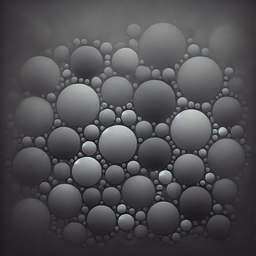
#> input picture final_and_homework_samart/final_and_homework/homework_1_1/quiz2/image/dark_image.png, 256 x 256 px, shrunk from 1024 x 1024 before the run
$ python quiz2.py
#> lines starting #> are read from the running program, lines starting #| are printed output that depends on the picture; after the words box and inside, x2 and y2 are one past the last pixel; in counts of white or black regions, pixels touching at a corner belong together
### final_and_homework_samart/final_and_homework/homework_1_1/utils.py
import numpy as np
import cv2
import matplotlib.pyplot as plt
import math

# [9 lines left out: functions plt_show_image, cv_show, not called in this run]

def normalize(img):
    img_norm = img.astype(np.float16)
    img_norm = img_norm/np.amax(img_norm) #หาค่าสูงสุดของพิเซลในภาพ และทำให้อยู่ในช่วง 0-1
    return img_norm

def power_gamma(gamma,img,c=255.0):
    img_norm = normalize(img)
    gamma_img = (img_norm**gamma)*c #ค่า gamma < 1 ภาพสว่าง gamma > 1 ภาพมืด
    gamma_img = gamma_img.astype(np.uint8)
    return gamma_img

def edge_operator_meth(img, k):
    f = img.copy().astype(np.float16)
    out = np.zeros_like(img, dtype = 'float16')
    mask_gx = np.array([[-1, 0, 1], [-k, 0, k], [-1, 0, 1]] , dtype = 'float16')
    mask_gy = np.array([[-1, -k, -1], [0, 0, 0], [1, k, 1]] , dtype = 'float16')

    sz, sz = mask_gx.shape
    bd = sz // 2
    (m,n) = f.shape
    for i in range(bd,m-bd):
        for j in range(bd,n-bd):
            gx, gy = 0., 0.
            sub_f = f[i - bd : i + bd + 1, j - bd : j + bd + 1]
            gx = np.multiply(sub_f, mask_gx).sum() # หาความชันแนวนอน
            gy = np.multiply(sub_f, mask_gy).sum() # หาความชันแนวตั้ง
            out[i,j] = np.sqrt(gx**2 + gy**2) # หาขนาดของขอบ
    out[out>255.0] = 255.0
    return out.astype(np.uint8)

def equalized(gamma_img):
    hist, _ = np.histogram(gamma_img.flatten(), 256, [0,256])
    cdf = hist.cumsum()
    cdf_m = np.ma.masked_equal(cdf, 0)
    cdf_m = ((cdf_m - cdf_m.min())  / (cdf_m.max() - cdf_m.min()))*255
    cdf_m = np.ma.filled(cdf_m, 0).astype('uint8')
    equalized_image = cdf_m[gamma_img]
    return equalized_image

# [19 lines left out: function otsu, not called in this run]

def show_histogram(hist):
    plt.plot(hist)
    plt.show()

# [160 lines left out: functions histogram, split_sub_image, rgb_to_hsv, rgb_to_cmyk, avg_blur, split_4_img and 2 more, not called in this run]

### final_and_homework_samart/final_and_homework/homework_1_1/quiz2/quiz2.py
import sys
sys.path.append('../')
import cv2
import utils

def process(img,gamma):
    gamma_img = utils.power_gamma(gamma,img)
    equalized_image = utils.equalized(gamma_img)
    img_edge = utils.edge_operator_meth(equalized_image,2)
    return img_edge

def select(img,edge=0,power_gamma=0,equalized=0,gamma=1):
    if equalized:
        img = utils.equalized(img)

    if power_gamma:
        img = utils.power_gamma(gamma,img)

    if edge:
        img = utils.edge_operator_meth(img,2)

    return img

def main():
    #quiz 2.1 ภาพมืดปรับให้สว่างแล้วหาขอบ
    img_dark_1 = cv2.imread("./image/dark_image.png",0)
#> img_dark_1: shape (256, 256); min 2, max 234, mean 79
    img_dark_2 = process(img_dark_1,0.5)
#> in power_gamma, `gamma_img = (img_norm**gamma)*c`:
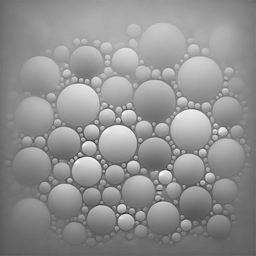
#> gamma_img: shape (256, 256) float16; min 23.58, max 255, mean 144.9
#> in equalized, `hist, _ = np.histogram(gamma_img.flatten(), 256, [0,256])`: hist = 256 values, max 1230 at index 170, min 0 at index 0, mean 256
#> in equalized, `cdf = hist.cumsum()`: cdf = 256 values from 0 to 65536
#> in equalized, `cdf_m = np.ma.filled(cdf_m, 0).astype('uint8')`: cdf_m = 256 values from 0 to 255
#> in edge_operator_meth, `out[out>255.0] = 255.0`: out: shape (256, 256) float16; min 0, max 255, mean 77.6
    # utils.cv_show(img_dark_2)
    cv2.imwrite('./out/dark/dark_image_quiz_2_1.png',img_dark_2)
    cv2.imwrite('./out/dark/dark_image_quiz_2_1_concat.png',cv2.hconcat([img_dark_1,img_dark_2]))

    # quiz 2.2 ภาพสว่างปรับให้มืด
    img_bright_1 = cv2.imread("./image/bright_image.png",0)
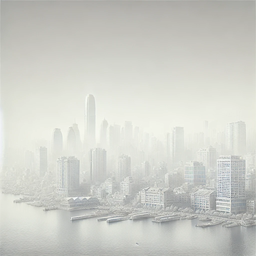
#> input picture final_and_homework_samart/final_and_homework/homework_1_1/quiz2/image/bright_image.png, 256 x 256 px, shrunk from 1024 x 1024 before the run
#> img_bright_1: shape (256, 256); min 127, max 248, mean 206
    img_bright_2 = process(img_bright_1,5)
#> call 2 of power_gamma, with gamma = 5, c = 255
#> in power_gamma (call 2), `gamma_img = (img_norm**gamma)*c`:
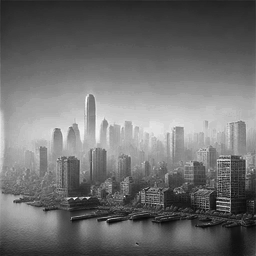
#> gamma_img: shape (256, 256) float16; min 8.98, max 255, mean 111.3
#> in edge_operator_meth (call 2), `out[out>255.0] = 255.0`: out: shape (256, 256) float16; min 0, max 255, mean 53.4
    # utils.cv_show(img_bright_2)
    cv2.imwrite('./out/bright/bright_image_quiz_2_2.png',img_bright_2)
    cv2.imwrite('./out/bright/bright_image_quiz_2_2_concat.png',cv2.hconcat([img_bright_1,img_bright_2]))
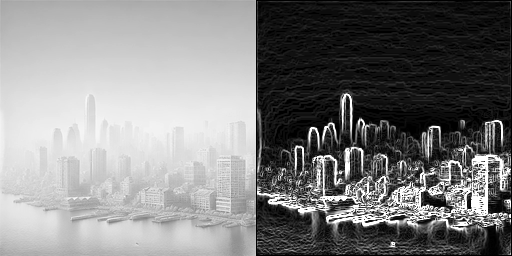
#> saved as bright_image_quiz_2_2_concat.png: shape (256, 512); min 0, max 255, mean 129.5

    #--------- Image Dark ----------
    case_1_dark = select(img_dark_1,1) # หาขอบเลย
    case_2_dark = select(img_dark_1,1,0,1,0.5) # ทำ equalized, แล้วหาขอบ
    case_3_dark = select(img_dark_1,1,1,1,0.5) # ทำ equalized, power gamma ,แล้วหาขอบ # แก้ไข power gamma,
#> in edge_operator_meth (call 5), `out[out>255.0] = 255.0`:
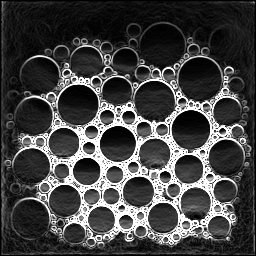
#> out: shape (256, 256) float16; min 0, max 255, mean 68.2

    # utils.cv_show(case_1_dark)
    # utils.cv_show(case_2_dark)
    # utils.cv_show(case_3_dark)

    #--------- Image Bright ----------
    case_1_bright = select(img_bright_1,1) # หาขอบเลย
#> after the loop in edge_operator_meth (call 6), `for i in range(bd,m-bd):`:
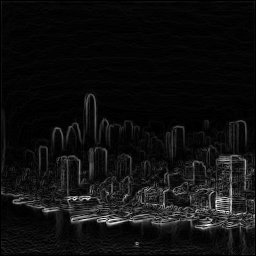
#> out: shape (256, 256) float16; min 0, max 306.5, mean 18.7; drawn with min black and max white
#> in edge_operator_meth (call 6), `out[out>255.0] = 255.0`: out: shape (256, 256) float16; 0.07% of pixels changed, all inside (x1, y1, x2, y2) = (73, 197, 228, 226)
    case_2_bright = select(img_bright_1,1,0,1,5) # ทำ equalized, แล้วหาขอบ
    case_3_bright = select(img_bright_1,1,1,1,5) # ทำ equalized, power gamma ,แล้วหาขอบ
#> in edge_operator_meth (call 8), `out[out>255.0] = 255.0`:
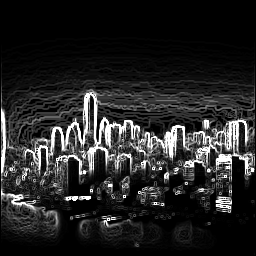
#> out: shape (256, 256) float16; min 0, max 255, mean 37.2

    # utils.cv_show(case_1_bright)
    # utils.cv_show(case_2_bright)
    # utils.cv_show(case_3_bright)

    #-------- concat result --------
    #-------- Dark --------
    img_row_1_dark = cv2.hconcat([img_dark_1,case_1_dark])
    img_row_2_dark = cv2.hconcat([img_dark_1,case_2_dark])
    img_row_3_dark = cv2.hconcat([img_dark_1,case_3_dark])

    cv2.imwrite('./out/dark/dark_image_concat_1.png',img_row_1_dark)
    cv2.imwrite('./out/dark/dark_image_concat_2.png',img_row_2_dark)
    cv2.imwrite('./out/dark/dark_image_concat_3.png',img_row_3_dark)

    concat_result_dark = cv2.vconcat([img_row_1_dark,img_row_2_dark,img_row_3_dark])
    cv2.imwrite('./out/dark/dark_image_final_concat_dark.png',concat_result_dark)

    #-------- Bright --------
    img_row_1_bright = cv2.hconcat([img_bright_1,case_1_bright])
    img_row_2_bright = cv2.hconcat([img_bright_1,case_2_bright])
    img_row_3_bright = cv2.hconcat([img_bright_1,case_3_bright])

    cv2.imwrite('./out/bright/bright_image_concat_1.png',img_row_1_bright)
    cv2.imwrite('./out/bright/bright_image_concat_2.png',img_row_2_bright)
    cv2.imwrite('./out/bright/bright_image_concat_3.png',img_row_3_bright)

    concat_result_bright = cv2.vconcat([img_row_1_bright,img_row_2_bright,img_row_3_bright])
    cv2.imwrite('./out/bright/bright_image_final_concat_bright.png',concat_result_bright)

if __name__ == '__main__':
    main()

# ข้อที่ 2.1 ปรับภาพให้สว่างแล้วหาขอบ ผมเริ่มจากการอ่านภาพแล้วส่งไปยังฟังก์ชัน
# จะปรับภาพให้สว่างขึ้นโดยใช้หลักการ power gamma ที่ค่า gamma < 1 ภาพจะสว่างขึ้น
# หลังนั้นส่งไปที่ equalized การทำ equalized พยายามทำให้กระจายจำนวน pixel
# ในแต่ระดับความเข้มมีความใกล้เคียงกันมากที่สุด ทำให้สามารถเห็นวัตถุในเงาที่มืดได้
# ต่อไปก็หาขอบโดยใช้หลักการ edge detection เป็นการระบุจุดรอยต่อของวัตถุ
# ดูได้จากความแตกต่างของค่าแสง เป็นการเปลี่ยนแปลงค่าความเข้มแสงแบบรวดเร็ว
# โดยการหาความชันของภาพในแนวนอนและแนวตั้ง แล้วนำมารวมกันเพื่อหาขนาดของขอบ
# ผลลัพท์ที่ได้จะได้รูปภาพ ที่มีวงกลมหลายๆวงแล้วก็จะมีเส้นขอบสีขาวๆรอบวงกลม
# ภาพนี้ถูกปรับให้สว่างขึ้นแล้วทำให้ตมชัดขึ้นเพื่อจะได้เห็นรายละเอียดที่อยู่ในเงามืดได้ชัดขึ้น

# ข้อ 2.2 ภาพต้นฉบับสว่างมากทำให้ไม่เห็นรายละเอียดของตึกข้างหลังดังนั้น
# ต้องปรับภาพให้มืดลง เริ่มจากการอ่านภาพแล้วลดความสว่างด้วย power gamma
# ที่ค่า gamma > 1 จะเป็นการบีบให้แคปลง ภาพเลยมีความมืดขึ้น
# หลังจากนั้นส่งไปให้ equalized ทำให้คมชัดมากขึ้น
# ทำให้สามารถเห็นวัตถุในเงาที่มืดได้ นำมาหาขอบเหมือนเดิมโดยใช้หลักการ
# edge detection เป็นการระบุจุดรอยต่อของวัตถุ ดูได้จากความแตกต่างของค่าแสง
# เป็นการเปลี่ยนแปลงค่าความเข้มแสงแบบรวดเร็ว
# โดยการหาความชันของภาพในแนวนอนและแนวตั้ง
# แล้วนำมารวมกันเพื่อหาขนาดของขอบ ผลลัพท์ที่ได้จะได้ภาพที่มืดลงและคมชัด
# เห็นขอบของตึกข้างหลังที่ในตอนแรก มีแสงมีหมอกมาบัง โดยรวมจะเห็น รายละเอียดขอบที่ชัดขึ้น

# case 1 เป็นภาพที่มืด (ทำเพิ่ม) จะแบ่งเป็น 3 รูป

# รูป 1. เริ่มจากการนำรูปต้นฉบับมาหาแค่ขอบโดยไม่มีการปรับภาพ ผลลัพธ์ที่ได้
# ภาพมีความืดอาจจะไม่เห็นรายละเอียดส่วนที่อยู่ในเงามืดไม่ชัดแต่โดยรวมแล้วยังเห็น
# รายละเอียดของขอบได้ชัด แต่ภาพอาจจะมืดไปหน่อย

# รูป 2. มีการทำ equalized ก่อนแล้วค่อยหาขอบ
# ภาพมีความสว่างขึ้นทำให้เห็นรายละเอียดในเงามืดขึ้นมาเล็กน้อยและภาพดูคมชัดขึ้นเพราะมีการทำ
# equalized ภาพอาจจะดูมีฝุ่นๆอยู่บ้าง

# รูป 3. ภาพนี้มีการทำ equalized แล้วทำ power gamma แล้วหาขอบ
# เพราะเลยมีตวามมืดกว่ารูปที่2 มีรายละเอียดของวงกลมที่ดูชัดเจนขึ้นเพราะมีการทำ power gamma
# ทำให้ลดส่วนที่เป็นเงามืดลง ทำให้ภาพสามารถเห็นส่วนวัตถุในเงามืดได้
# โดยรวมเห็นรายละเอียดได้ชัดเจน ภาพมีความมืดลง

# case 2 เป็นภาพที่สว่าง (ทำเพิ่ม) จะแบ่งเป็น 3 รูป

# รูป 1. เริ่มจากการนำรูปต้นฉบับมาหาแค่ขอบโดยไม่มีการปรับภาพ ผลลัพธ์ที่ได้
# ภาพมีความืด อาจจะไม่เห็นรายละเอียดส่วนที่เป็นตึกข้างหลังไม่ชัดเห็นลางๆ
# แต่โดยรวมแล้วยังเห็น รายละเอียดของขอบได้ชัด แต่ภาพอาจจะดูรายละเอียดไม่เยอะ

# รูป 2. มีการทำ equalized ก่อนแล้วค่อยหาขอบ
# ภาพมีความสว่างขึ้นทำให้เห็นรายละเอียดในเงามิดขึ้นมาเล็กน้อยและภาพดูคมชัดขึ้น
# เห็นรายละเอียดของตึกข้างหลังมากขึ้นมีขอบที่ชัดเจนมากขึ้น
# โดยรวมแล้วภาพนนี้เห็นรายละเอียดของขอบที่ชัดเจน

# รูป 3.  ภาพนี้มีการทำ equalized แล้วทำ power gamma แล้วหาขอบ
# เพราะเลยมีตวามมืดกว่ารูปที่2 รายละเอียดของขอบชัดขึ้นแต่ว่า
# เงาของตึกอาจจะดูชัดขึ้นกว่ารูปที่ 1 แต่โดยรวมแล้วภาพมีตวามคมชัดมากขึ้นมีเส้นขอบที่ดูใหญ่ขึ้น
# รายละเอียดดูดีขึ้น แต่อาจจะมี noise อยู่บ้างส่วนของน้ำจะเห็นขอบน้อยลงดูเป็นความเป็นเงามากขึ้น
